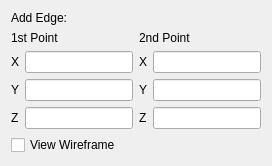
          <widget class="QWidget" name="Tab3D">
           <attribute name="title">
            <string>Tab 1</string>
           </attribute>
           <layout class="QVBoxLayout" name="verticalLayout_9">
            <item>
             <widget class="QLabel" name="label">
              <property name="sizePolicy">
               <sizepolicy hsizetype="Preferred" vsizetype="Fixed">
                <horstretch>0</horstretch>
                <verstretch>0</verstretch>
               </sizepolicy>
              </property>
              <property name="text">
               <string>Add Edge:</string>
              </property>
             </widget>
            </item>
            <item>
             <layout class="QHBoxLayout" name="horizontalLayout_7">
              <item>
               <widget class="QLabel" name="label_8">
                <property name="text">
                 <string>1st Point</string>
                </property>
               </widget>
              </item>
              <item>
               <widget class="QLabel" name="label_9">
                <property name="text">
                 <string>2nd Point</string>
                </property>
               </widget>
              </item>
             </layout>
            </item>
            <item>
             <layout class="QHBoxLayout" name="horizontalLayout_4">
              <item>
               <widget class="QLabel" name="label_5">
                <property name="text">
                 <string>X</string>
                </property>
               </widget>
              </item>
              <item>
               <widget class="QLineEdit" name="x1"/>
              </item>
              <item>
               <widget class="QLabel" name="label_2">
                <property name="text">
                 <string>X</string>
                </property>
               </widget>
              </item>
              <item>
               <widget class="QLineEdit" name="x2"/>
              </item>
             </layout>
            </item>
            <item>
             <layout class="QHBoxLayout" name="horizontalLayout_5">
              <item>
               <widget class="QLabel" name="label_3">
                <property name="text">
                 <string>Y</string>
                </property>
               </widget>
              </item>
              <item>
               <widget class="QLineEdit" name="y1"/>
              </item>
              <item>
               <widget class="QLabel" name="label_6">
                <property name="text">
                 <string>Y</string>
                </property>
               </widget>
              </item>
              <item>
               <widget class="QLineEdit" name="y2"/>
              </item>
             </layout>
            </item>
            <item>
             <layout class="QHBoxLayout" name="horizontalLayout_6">
              <item>
               <widget class="QLabel" name="label_4">
                <property name="text">
                 <string>Z</string>
                </property>
               </widget>
              </item>
              <item>
               <widget class="QLineEdit" name="z1"/>
              </item>
              <item>
               <widget class="QLabel" name="label_7">
                <property name="text">
                 <string>Z</string>
                </property>
               </widget>
              </item>
              <item>
               <widget class="QLineEdit" name="z2"/>
              </item>
             </layout>
            </item>
            <item>
             <widget class="QCheckBox" name="checkBox">
              <property name="sizePolicy">
               <sizepolicy hsizetype="Expanding" vsizetype="Fixed">
                <horstretch>0</horstretch>
                <verstretch>0</verstretch>
               </sizepolicy>
              </property>
              <property name="text">
               <string>View Wireframe</string>
              </property>
             </widget>
            </item>
           </layout>
          </widget>
